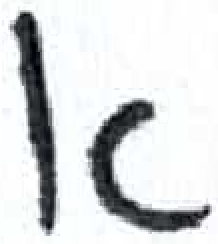
#> input picture HW2022/HW1/hhd_dataset/0/0_201.png, 109 x 122 px (shown 2 times larger); its folder holds only this picture in this run
$ jupyter execute --allow-errors knn_classifier.ipynb
#> lines starting #> are read from the running program, lines starting #| are printed output that depends on the picture
#> in preprocessing, input_img is the input picture: shape (122, 109, 3); mean B, G, R 218.4, 217.4, 215
[cell 1]
import cv2
import sys
import os
import numpy as np
import pandas as pd
from glob import glob

[cell 2]
folder = "hhd_dataset" #sys.argv[1]

[cell 3]
a= glob(folder + "/**/*.png", recursive = True)

#> (a cell that did not finish here is left out)

[cell 5]
def add_white_padding(img, color):
        """
        b. A method that adds white padding to the image so that its size is square.
            - If the image width is small from a height, Padding to the right and left should be added.
            - Otherwise, if a width is greater than height, Padding should be added from top to bottom.
        :param img: Image from the dataset
        :param color: The color of the padding to be added
        :return: Image after adding padding
        """
        h, w = img.shape[:2]
#> h = 122; w = 109
        sh, sw = (max(h, w), max(h, w))
#> sh = 122; sw = 122
        # print(img.shape[:2])
        # interpolation method
        if h > sh or w > sw:  # shrinking image
            interp = cv2.INTER_AREA
        else:  # stretching image
            interp = cv2.INTER_CUBIC
        # aspect ratio of image
        aspect, saspect = float(w) / h, float(sw) / sh
#> aspect = 0.893; saspect = 1

        if (saspect > aspect) or ((saspect == 1) and (aspect <= 1)):  # new horizontal image (width < height)
            new_h = sh
#> new_h = 122
            new_w = np.round(new_h * aspect).astype(int)
#> new_w = 109
            pad_horz = float(sw - new_w) / 2
#> pad_horz = 6.5
            pad_left, pad_right = np.floor(pad_horz).astype(int), np.ceil(pad_horz).astype(int)
#> pad_left = 6; pad_right = 7
            pad_top, pad_bot = 0, 0

        elif (saspect < aspect) or ((saspect == 1) and (aspect >= 1)):  # new vertical image (width > height)
            new_w = sw
            new_h = np.round(float(new_w) / aspect).astype(int)
            pad_vert = float(sh - new_h) / 2
            pad_top, pad_bot = np.floor(pad_vert).astype(int), np.ceil(pad_vert).astype(int)
            pad_left, pad_right = 0, 0
        # set pad color
        padColor = color

        # scale and pad
        scaled_img = cv2.resize(img, (new_w, new_h), interpolation=interp)
        scaled_img = cv2.copyMakeBorder(scaled_img, pad_top, pad_bot, pad_left, pad_right,
                                        borderType=cv2.BORDER_CONSTANT, value=padColor)
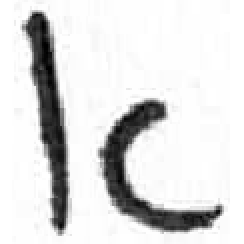
#> scaled_img: shape (122, 122) (shown 2 times larger); min 1, max 255, mean 220.9

        # [5 lines of commented-out code are left out]
        return scaled_img

[cell 6]
def preprocessing(folder):
            # Defining new data frames
            df_data_image = pd.DataFrame(columns=['img_data', 'img_labels', 'dir_path'])
            dir_path = glob(folder + "/**/*.png", recursive = True)
            for img in dir_path:
                # Load image
                input_img = cv2.imread(img)
                # a- Convert image to grayscale
                input_img_cvtColor = cv2.cvtColor(input_img, cv2.COLOR_BGR2GRAY)
                # b. Add white padding to the image so that its size is square
                color = [255, 255, 255]  # white color
                # color = [0,0,0]  # black color
                dst = add_white_padding(input_img_cvtColor, color)
                # c- Resize the image to a uniform size (32,32)
                input_img_resize = cv2.resize(dst, (32, 32))
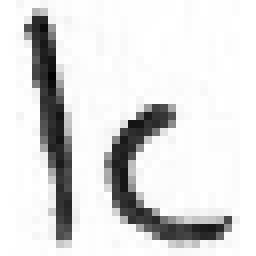
#> input_img_resize: shape (32, 32) (shown 8 times larger); min 3, max 255, mean 221
                # # Append all the data to dataframe
                df_data_image = df_data_image.append(
                    {'img_data': input_img_resize, 'img_labels':int(img.split("\\")[-2]), 'dir_path': img},
                    ignore_index=True)
                df_data_image['img_labels']= df_data_image['img_labels'].astype(int)
            return df_data_image

#> (a cell that did not finish here is left out)

#> (a cell that did not finish here is left out)

[cell 9]
import cv2
import sys
import os
import numpy as np
import pandas as pd
def add_white_padding(img, color):
        """
        b. A method that adds white padding to the image so that its size is square.
            - If the image width is small from a height, Padding to the right and left should be added.
            - Otherwise, if a width is greater than height, Padding should be added from top to bottom.
        :param img: Image from the dataset
        :param color: The color of the padding to be added
        :return: Image after adding padding
        """
        h, w = img.shape[:2]
#> h = 122; w = 109
        sh, sw = (max(h, w), max(h, w))
#> sh = 122; sw = 122
        # print(img.shape[:2])
        # interpolation method
        if h > sh or w > sw:  # shrinking image
            interp = cv2.INTER_AREA
        else:  # stretching image
            interp = cv2.INTER_CUBIC
        # aspect ratio of image
        aspect, saspect = float(w) / h, float(sw) / sh

        if (saspect > aspect) or ((saspect == 1) and (aspect <= 1)):  # new horizontal image (width < height)
            new_h = sh
            new_w = np.round(new_h * aspect).astype(int)
            pad_horz = float(sw - new_w) / 2
            pad_left, pad_right = np.floor(pad_horz).astype(int), np.ceil(pad_horz).astype(int)
            pad_top, pad_bot = 0, 0

        elif (saspect < aspect) or ((saspect == 1) and (aspect >= 1)):  # new vertical image (width > height)
            new_w = sw
            new_h = np.round(float(new_w) / aspect).astype(int)
            pad_vert = float(sh - new_h) / 2
            pad_top, pad_bot = np.floor(pad_vert).astype(int), np.ceil(pad_vert).astype(int)
            pad_left, pad_right = 0, 0
        # set pad color
        padColor = color

        # scale and pad
        scaled_img = cv2.resize(img, (new_w, new_h), interpolation=interp)
        scaled_img = cv2.copyMakeBorder(scaled_img, pad_top, pad_bot, pad_left, pad_right,
                                        borderType=cv2.BORDER_CONSTANT, value=padColor)

        # [5 lines of commented-out code are left out]
        return scaled_img

def preprocessing(folder):

        folder_content = os.listdir(folder)
        # Defining new data frames
        df_data_image = pd.DataFrame(columns=['img_data', 'img_labels', 'image_name'])

        for dataset in folder_content:
            img_list = os.listdir(folder + '/' + dataset)
            print('Loaded the images of dataset-' + '{}\n'.format(dataset))

            for img in img_list:
                # Load image
                input_img = cv2.imread(folder + '/' + dataset + '/' + img)
                # a- Convert image to grayscale
                input_img_cvtColor = cv2.cvtColor(input_img, cv2.COLOR_BGR2GRAY)
                # b. Add white padding to the image so that its size is square
                color = [255, 255, 255]  # white color
                # color = [0,0,0]  # black color
                dst = add_white_padding(input_img_cvtColor, color)
                # c- Resize the image to a uniform size (32,32)
                input_img_resize = cv2.resize(dst, (32, 32))

                # # Append all the data to dataframe
                df_data_image = df_data_image.append(
                    {'img_data': input_img_resize, 'img_labels': int(dataset), 'image_name': img},
                    ignore_index=True)

        return df_data_image

[cell 10]
folder = "hhd_dataset" #sys.argv[1]
#> (the rest of this cell did not finish here and is left out)

[cell 11]
folder_content = os.listdir(folder)
# Defining new data frames
df_data_image = pd.DataFrame(columns=['img_data', 'img_labels', 'image_name'])
df_data_image['image_name'] = sum([os.listdir(folder + '/' + dataset) for dataset in folder_content],[])
df_data_image['img_labels'] = list(map(lambda x: x.split("_")[0], df_data_image['image_name'].values.tolist()))

[cell 12]
input_img = cv2.imread("1_148.png")
input_img2 = cv2.imread("1_192.png")
# a- Convert image to grayscale
#> (the rest of this cell did not finish here and is left out)

#> (a cell that did not finish here is left out)

[cell 14]
# b. Add white padding to the image so that its size is square
color = [0,0,0] #black color
#> (the rest of this cell did not finish here and is left out)

#> (a cell that did not finish here is left out)

#> (a cell that did not finish here is left out)

[cell 17]
df_data_image['img_labels'].value_counts()

[cell 18]
train = pd.DataFrame(columns=['img_data', 'img_labels', 'image_name'])

[cell 19]
df = df_data_image

[cell 20]
train=[df[df['img_labels']==label].sample(frac=0.8) for label in set(df['img_labels'])]

[cell 21]
train

[cell 22]
def split_dataset(df):
    # Defining new data frames for all train, val, test
    all_train = pd.DataFrame(columns=['img_data', 'img_labels'])
    all_val, all_test = all_train, all_train
    # A loop that runs on all types of labels (0-26) and divides each label to 80% train, 10% val and 10% test
    for label in set(df['img_labels']):
        #Take 80% of the data on a particular label to train
        train=df[df['img_labels']==label].sample(frac=0.8)
        # not_train - Contains 20% data that are not train
        not_train=df[df['img_labels']==label].drop(train.index)
        # Of the remaining 20%, half go to val and half to test
        val= not_train.sample(frac=0.5)
        test=not_train.drop(val.index)
        # Append all the data to dataframes
        all_train, all_val, all_test = all_train.append(train), all_val.append(val), all_test.append(test)
    return all_train, all_val, all_test

$ run again, on HW2022/HW1/hhd_dataset/0/0_213.png
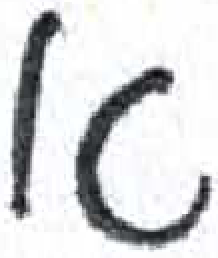
#> input picture HW2022/HW1/hhd_dataset/0/0_213.png, 109 x 129 px (shown 2 times larger)
#> in preprocessing, input_img is the input picture: shape (129, 109, 3); mean B, G, R 216.6, 215, 213.9
#> in add_white_padding, `scaled_img = cv2.copyMakeBorder(scaled_img, pad_top, pad_bot, pad_left..`:
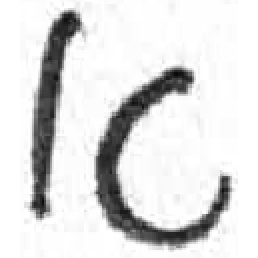
#> scaled_img: shape (129, 129) (shown 2 times larger); min 9, max 255, mean 221.1
#> in preprocessing, `input_img_resize = cv2.resize(dst, (32, 32))`:
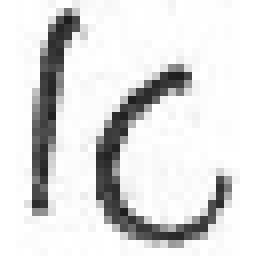
#> input_img_resize: shape (32, 32) (shown 8 times larger); min 29, max 255, mean 221
